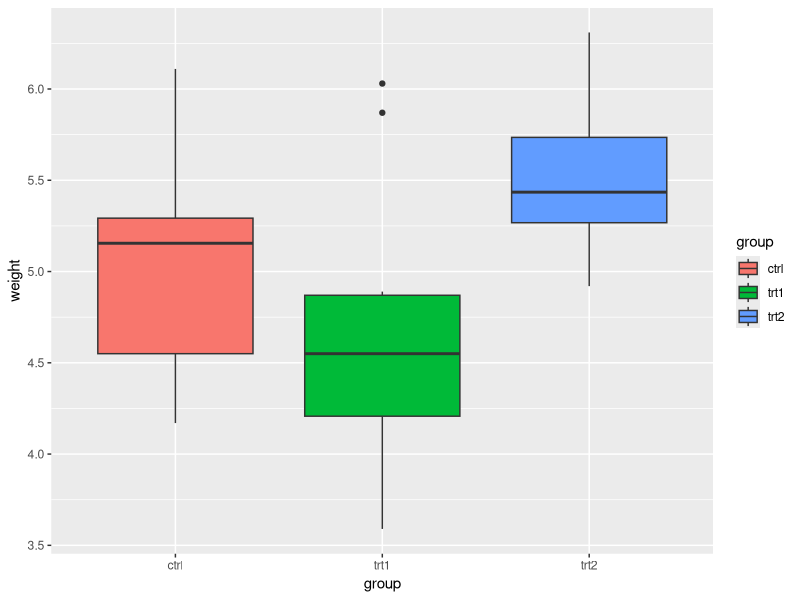
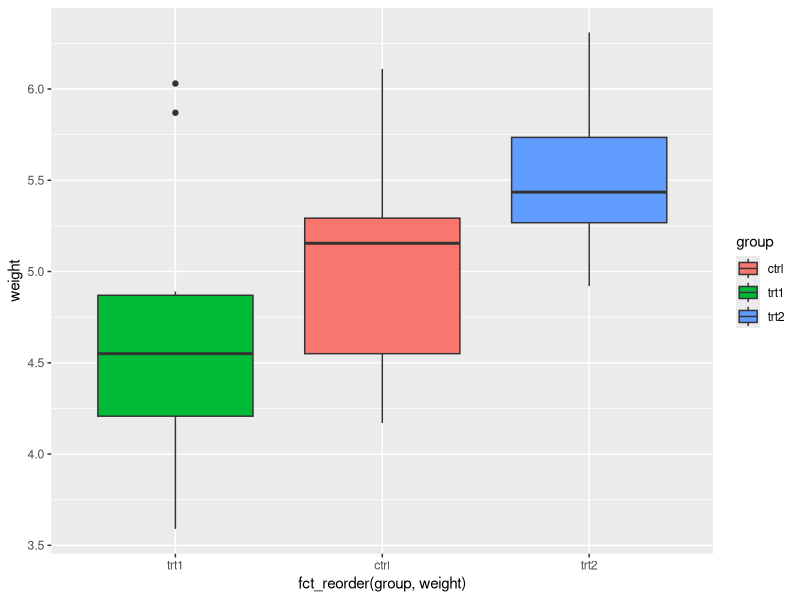
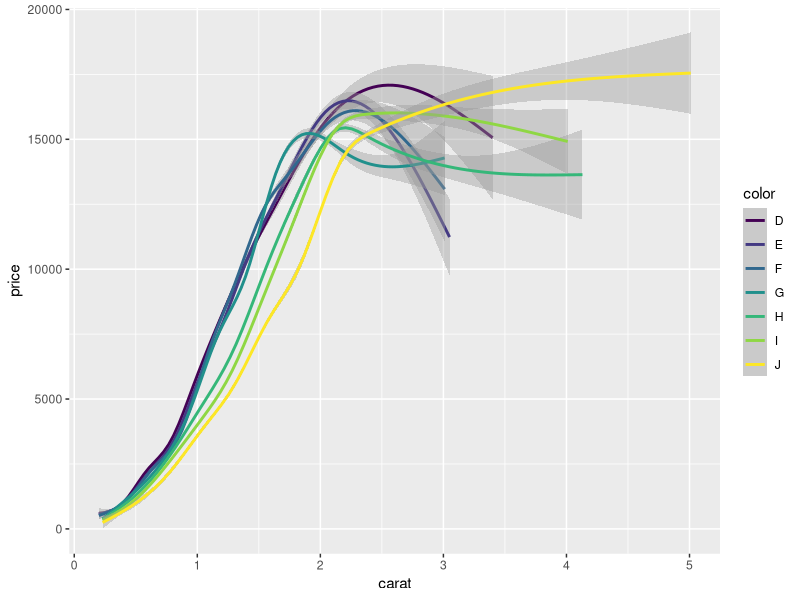
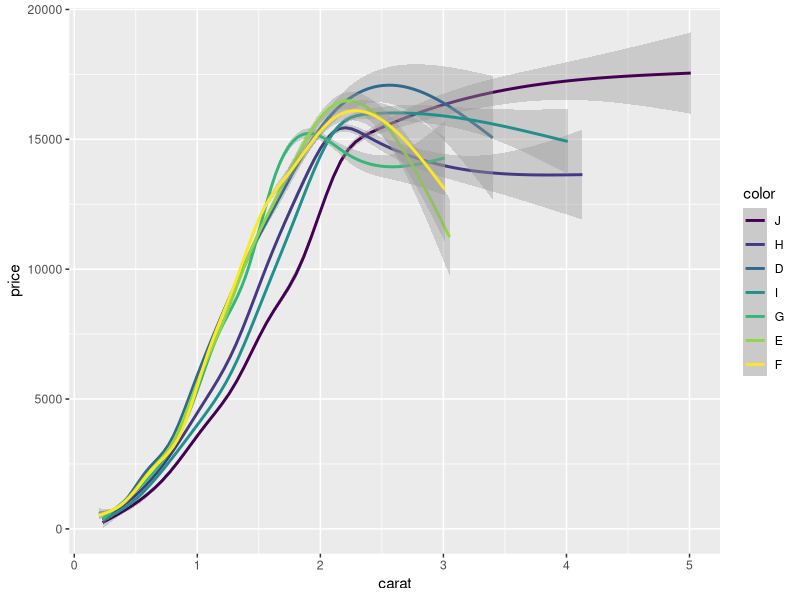
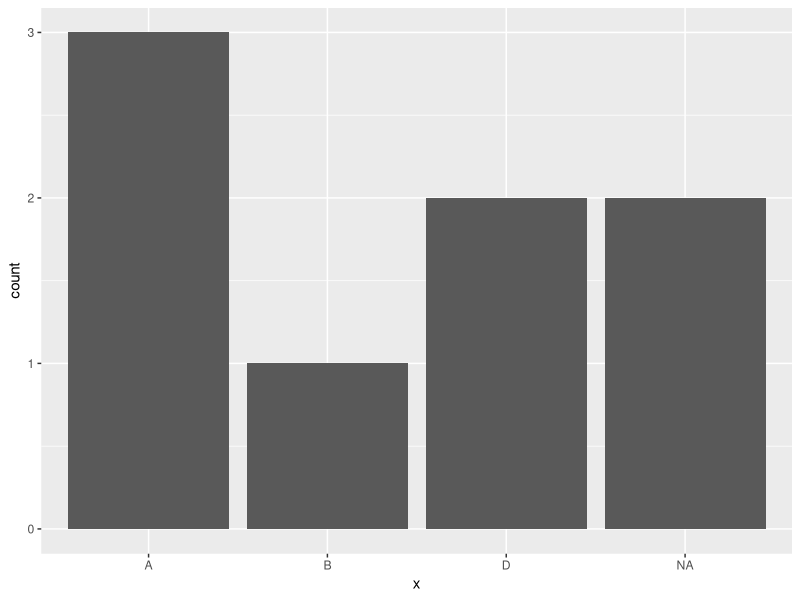
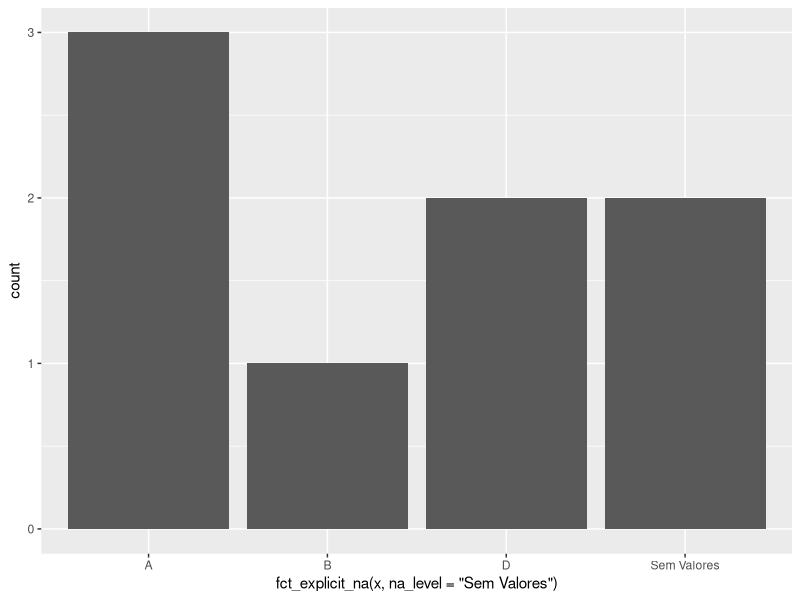

Write the R code that produced these figures, in order.
## ---- chunk 1
#| echo: true
library (tidyverse)
## ---- chunk 2
gss_cat
## ---- chunk 3
diamonds  
## ---- chunk 4
starwars
## ---- chunk 5
PlantGrowth
## ---- chunk 6
f <- factor(c("a", "c", "b", "a"), levels = c("a", "b", "c"))
f
## ---- chunk 7
f <- factor(c("a", "c", "b", "a"))
f
## ---- chunk 8
vetor <- c("a", "b", "c", "a")
as_factor(vetor)
## ---- chunk 9
# para retornar os níveis:
levels(f)

# Para definir os níveis:
levels (f) <- c("x", "y", "z")
f
levels (f) <- c("a", "b", "c")
f
## ---- chunk 10

f_meses <- factor(c("Jan", "Fev", "Mar", "Abr"))
f_meses
## ---- chunk 11
meses <- c("Jan", "Fev", "Mar", "Abr")
levels (f_meses) <- meses
f_meses
## ---- chunk 12
fct_count(f)
## ---- chunk 13
fct_match(f, "a")
## ---- chunk 14
fct_unique(f)
## ---- chunk 15
f1 <- factor(c("a", "b", "c"))
f2 <- factor(c("b", "a"))
## ---- chunk 16
f1
f2
## ---- chunk 17
fct_c(f1,f2)
## ---- chunk 18
list(f1, f2)
## ---- chunk 19
fct_unify(list(f2, f1))
## ---- chunk 20
fct_relevel(f, c("b", "c", "a"))
## ---- chunk 21
df <- tibble::tribble(
  ~color,     ~a, ~b,
  "blue",      1,  2,
  "green",     6,  2,
  "purple",    3,  3,
  "red",       2,  3,
  "yellow",    5,  1
)

df$color <- factor(df$color)
df
## ---- chunk 22
df$color
## ---- chunk 23
fct_reorder(df$color, df$a)
## ---- chunk 24
#| layout-ncol: 2

#Sem ftc_reorder
PlantGrowth |> 
  ggplot(aes(group , weight, fill = group)) + 
  geom_boxplot()

#Com fct_reorder
PlantGrowth |> 
  ggplot(aes(fct_reorder(group, weight) , weight, fill = group)) + 
  geom_boxplot()
## ---- chunk 25
#| layout-nrow: 2
df 
fct_reorder2(df$color, df$a, df$b)
## ---- chunk 26
#| layout-ncol: 2

# Sem a reordenação de nível com fct_reorder2
diamonds |> 
  ggplot(aes(carat, 
             price, color = color)) + 
             #color = fct_reorder2 (color, carat, price))) + 
  geom_smooth()

# Com a reordenação de nível com fct_reorder2
diamonds |> 
  ggplot(aes(carat, 
             price, 
             color = fct_reorder2 (color, carat, price))) + 
  labs(color = "color")+
  geom_smooth()
## ---- chunk 27
f3 <- factor(c("c", "c", "a"))
fct_infreq(f3)
## ---- chunk 28
f2
fct_inorder(f2)
## ---- chunk 29
f4 <- factor(c("a","b","c"))
f4
fct_rev(f4)
## ---- chunk 30
f
fct_shift(f)
## ---- chunk 31
fct_shuffle(f4)
fct_shuffle(f4)
## ---- chunk 32
f
fct_recode(f, v = "a", x = "b", z = "c")
## ---- chunk 33
fct_relabel(f, ~ paste0("x", .x))
## ---- chunk 34
fct_anon(f)
## ---- chunk 35
f
fct_collapse(f, x = c("a", "b"))
## ---- chunk 36
f
fct_lump_min(f, min = 2)
## ---- chunk 37
f
fct_other(f, keep = c("a", "b"))
## ---- chunk 38
f5 <- factor(c("a","b"),c("a","b","x"))
f5
f6 <- fct_drop(f5)
f6
## ---- chunk 39
fct_expand(f6, "x")
## ---- chunk 40
fct_explicit_na(factor(c("a", "b", NA)))
## ---- chunk 41
#| layout-ncol: 2
tb <- tribble(~x, ~y,
        "A", 1,
        "A", 2,
        "A", 2,
        "B", 3,
        NA, NA,
        "D", 5,
        NA, NA,
        "D", 4,)

tb$x <- as_factor(tb$x)

tb |> ggplot(aes(x)) +
  geom_bar()

tb |> ggplot(aes(fct_explicit_na(x, na_level = "Sem Valores"))) +
  geom_bar()

